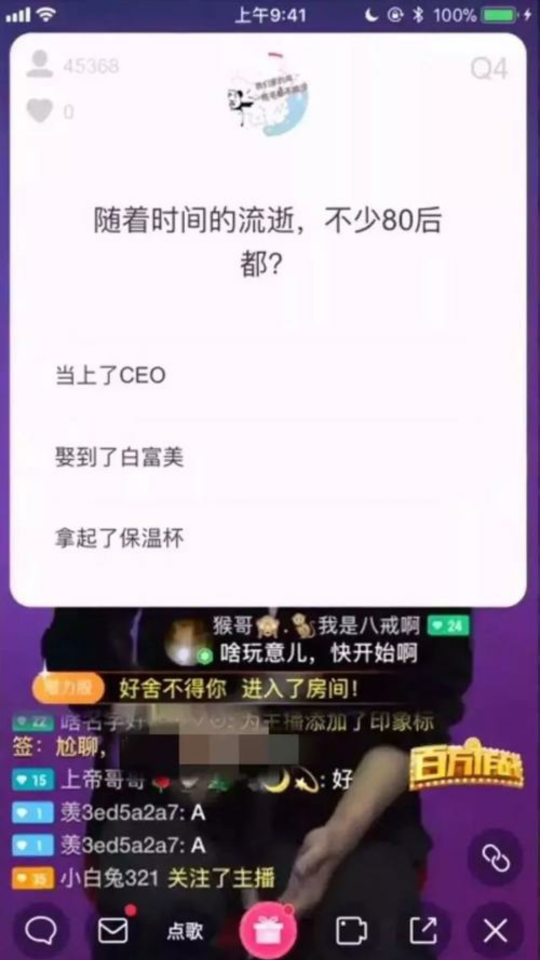
#> input picture screenshot.png, 1080 x 1920 px, found by its file name (shown at 1/2 size)
$ python ocr.py
#> lines starting #> are read from the running program, lines starting #| are printed output that depends on the picture; after the words box and inside, x2 and y2 are one past the last pixel; in counts of white or black regions, pixels touching at a corner belong together
# -*- coding: utf-8 -*-

# @Author  : Skye
# @Time    : 2018/1/9 19:34
# @desc    :

from PIL import Image
import pytesseract
from PIL import ImageFilter
import os
# 二值化算法
def binarizing(img,threshold):
    pixdata = img.load()
    w, h = img.size
    for y in range(h):
        for x in range(w):
            if pixdata[x, y] < threshold:
                pixdata[x, y] = 0
            else:
                pixdata[x, y] = 255
    return img


# 去除干扰线算法
def depoint(img):   #input: gray image
    pixdata = img.load()
    w,h = img.size
    for y in range(1,h-1):
        for x in range(1,w-1):
            count = 0
            if pixdata[x,y-1] > 245:
                count = count + 1
            if pixdata[x,y+1] > 245:
                count = count + 1
            if pixdata[x-1,y] > 245:
                count = count + 1
            if pixdata[x+1,y] > 245:
                count = count + 1
            if count > 2:
                pixdata[x,y] = 255
    return img

def findline_one(img):   #input: gray image
    pixdata = img.load()
    w,h = img.size
    top=0
    for y in range(0,h-1):
        count = 0
        for x in range(0,w-1):
            if pixdata[x,y] == 255:
                count = count + 1
        if count/w>0.5 and count/w<0.8 and top==0:
            top=y-5
        elif count/w>0.9 and top>0:
            return top,y+5


def findline_two(img):   #input: gray image
    pixdata = img.load()
    w,h = img.size
    for y in range(h-1,0,-1):
        count = 0
        for x in range(0,w-1):
            if pixdata[x,y] == 255:
                count = count + 1
        if count/w>0.85:
            return y
def ocr_img(image):
    # [5 lines of commented-out code are left out]
    image = image.convert('L')
    image = binarizing(image, 190)

    top,middle=findline_one(image)

    line_two=findline_two(image)
    print(top,middle,line_two)
    # 切割题目和选项位置，左上角坐标和右下角坐标,自行测试分辨率
    question_im = image.crop((45, top, 1000, line_two-550)) # 坚果 pro1

    #question_im.save('ques.png','png')
    choices_im = image.crop((45, line_two-550, 1000, line_two))
    #choices_im.save('cho.png','PNG');
    # question = image.crop((75, 315, 1167, 789)) # iPhone 7P

    # 边缘增强滤波,不一定适用
    #question_im = question_im.filter(ImageFilter.EDGE_ENHANCE)
    #choices_im = choices_im.filter(ImageFilter.EDGE_ENHANCE)

    # 转化为灰度图
    # question_im = question_im.convert('L')
    # choices_im = choices_im.convert('L')
    # 把图片变成二值图像
    # question_im = binarizing(question_im, 190)
    # choices_im = binarizing(choices_im, 190)
    #img=depoint(choices_im)
    #img.show()

    # win环境
    # tesseract 路径
    #pytesseract.pytesseract.tesseract_cmd = 'C:\\Program Files (x86)\\Tesseract-OCR\\tesseract'
    # 语言包目录和参数
    #tessdata_dir_config = '--tessdata-dir "C:\\Program Files (x86)\\Tesseract-OCR\\tessdata" --psm 6'

    # mac 环境 记得自己安装训练文件
    # tesseract 路径
    pytesseract.pytesseract.tesseract_cmd = '/opt/local/bin/tesseract'
    # 语言包目录和参数
    tessdata_dir_config = ''

    # lang 指定中文简体
    question = pytesseract.image_to_string(question_im, lang='chi_sim', config=tessdata_dir_config)
    question = question.replace("\n", "")[2:]
    # 处理将"一"识别为"_"的问题
    question = question.replace("_", "一")


    choice = pytesseract.image_to_string(choices_im, lang='chi_sim', config=tessdata_dir_config)
    # 处理将"一"识别为"_"的问题
    choices = choice.strip().replace("_", "一").split("\n")
    choices = [ x for x in choices if x != '' ]

    # 兼容截图设置不对，意外出现问题为两行或三行
    if (choices[0].endswith('?')):
        question += choices[0]
        choices.pop(0)
    if (choices[1].endswith('?')):
        question += choices[0]
        question += choices[1]
        choices.pop(0)
        choices.pop(1)

    return question, choices


if __name__ == '__main__':
    image = Image.open("./screenshot.png")
#> image is the input picture: PIL image 1080x1920 RGBA; mean R, G, B, A 174.1, 161.9, 175.7, 255
    question,choices = ocr_img(image)
#> in ocr_img, `image = image.convert('L')`:
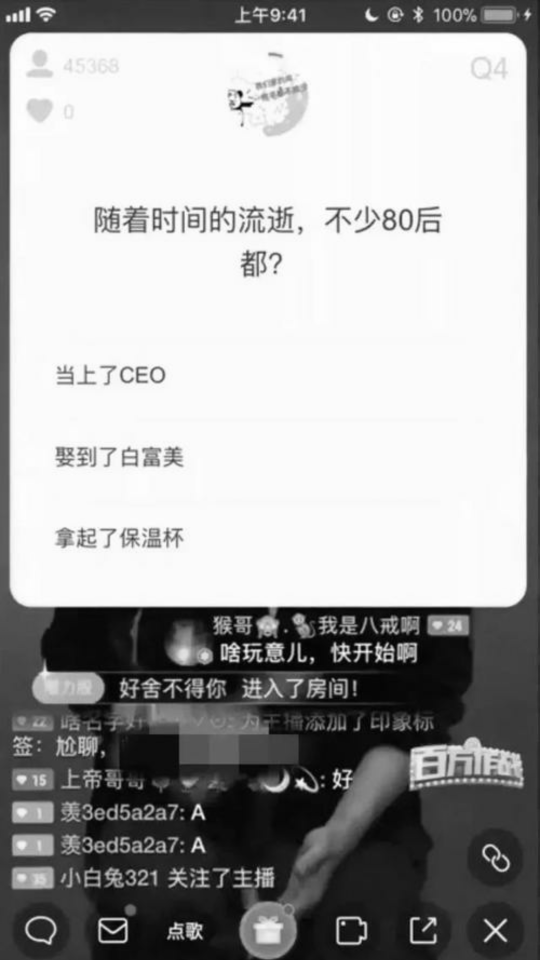
#> image: PIL image 1080x1920 L (shown at 1/2 size); min 0, max 255, mean 167.1
#> in ocr_img, `image = binarizing(image, 190)`:
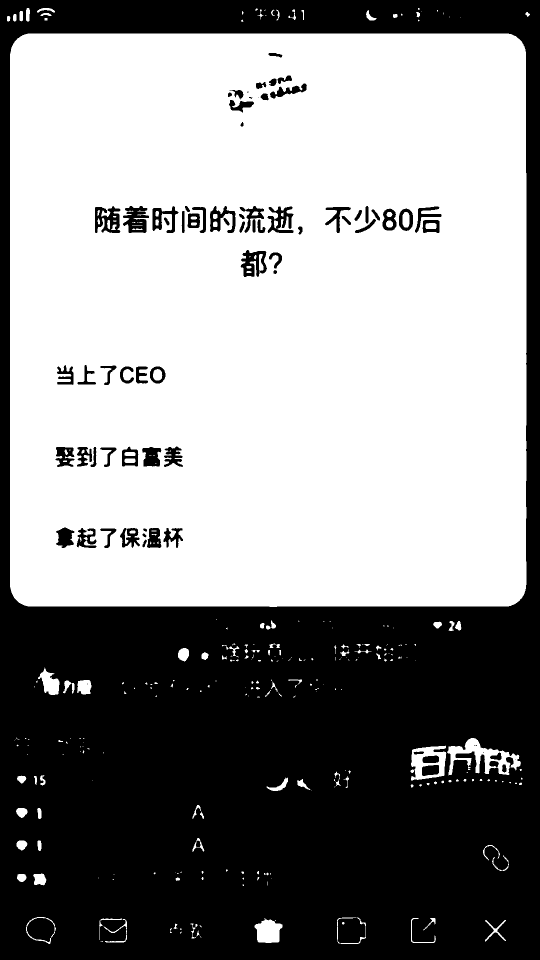
#> image: PIL image 1080x1920 L (shown at 1/2 size); 56.5% white; 77 black regions (8 under 20 px), largest, box (x1, y1, x2, y2) and area: (0, 0, 1080, 1920) 867876, (246, 412, 298, 466) 1794, (190, 412, 241, 466) 1748
#> in ocr_img, `top,middle=findline_one(image)`: top = 410; middle = 471
#> in ocr_img, `line_two=findline_two(image)`: line_two = 1212
#| 410 471 1212
#> in ocr_img, `question_im = image.crop((45, top, 1000, line_two-550))`:
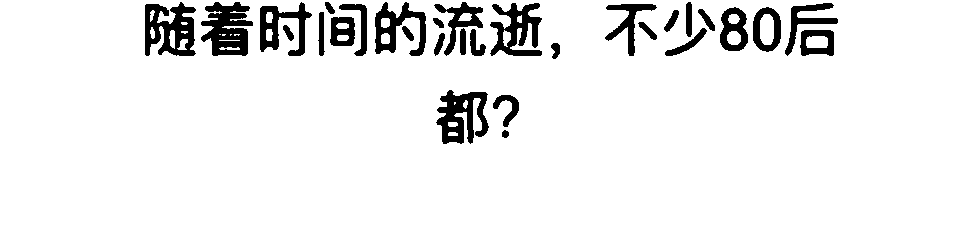
#> question_im: PIL image 955x252 L; 93% white; 30 black regions, largest, box (x1, y1, x2, y2) and area: (201, 2, 253, 56) 1794, (145, 2, 196, 56) 1748, (436, 90, 489, 144) 1640
#> in ocr_img, `choices_im = image.crop((45, line_two-550, 1000, line_two))`:
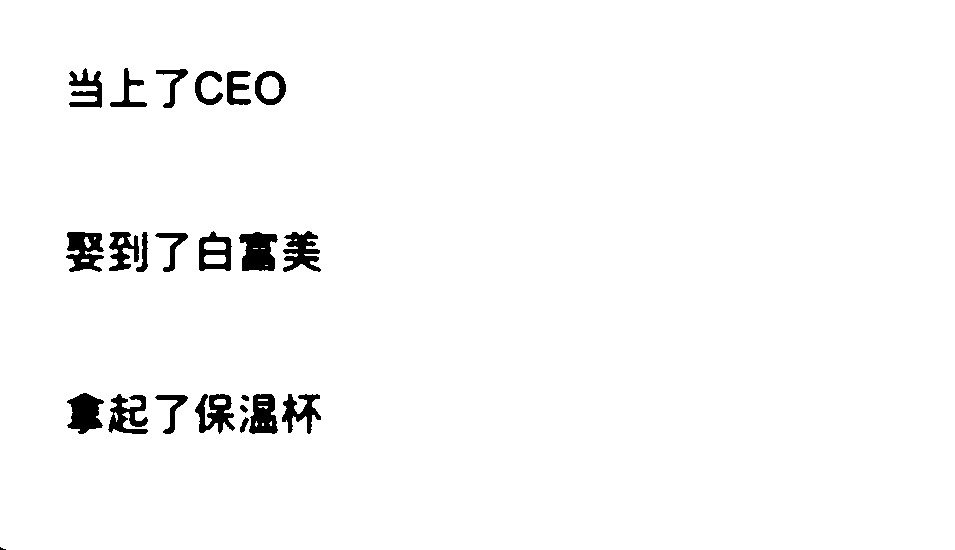
#> choices_im: PIL image 955x550 L; 97.6% white; 23 black regions (1 under 20 px), largest, box (x1, y1, x2, y2) and area: (239, 232, 278, 271) 1120, (67, 393, 104, 434) 1005, (66, 232, 104, 272) 1000
#> (the run stopped early here; a loop or call above may not have finished)
